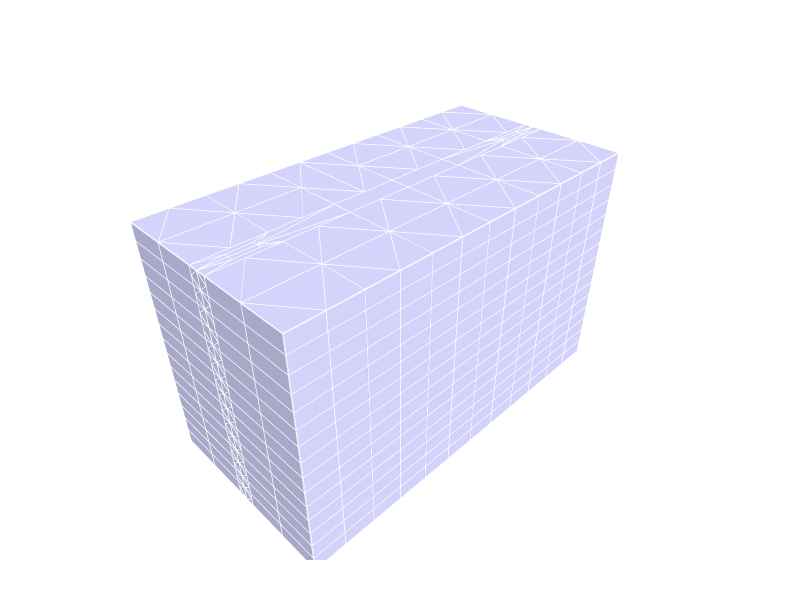

The notebook cell saved with this chart:
### Markdown cell above
## 6. Show the geometry

### Code cell
Topology.Show(objects,
              faceColor=[210,210,250],
              faceOpacity=1,
              edgeColor="white",
              edgeWidth=3,
              showVertices=False,
              backgroundColor="white",
              width=800,
              height=600,
              renderer = renderer)

### Figure 1 — Plotly figure (JSON) as saved in the notebook; plotly's stock layout.template omitted (floating-point values rounded to 4 significant figures; data arrays with more than 128 entries replaced by an {"elided": "..."} marker saying what was removed)
{"data": [{"hoverinfo": "text", "legendgroup": "2", "legendrank": 2, "line": {"color": "white", "dash": "solid", "width": 3}, "marker": {"size": 0}, "mode": "lines", "name": "1: default (Edges)", "showlegend": false, "text": "", "type": "scatter3d", "x": {"elided": "55980 float values"}, "y": {"elided": "55980 float values"}, "z": {"elided": "55980 float values"}}, {"cmax": 1, "cmin": 0, "color": "#D2D2FA", "colorscale": [[0, "#440154"], [0.1111, "#482878"], [0.2222, "#3e4989"], [0.3333, "#31688e"], [0.4444, "#26828e"], [0.5556, "#1f9e89"], [0.6667, "#35b779"], [0.7778, "#6ece58"], [0.8889, "#b5de2b"], [1, "#fde725"]], "flatshading": true, "hoverinfo": "text", "hovertext": "", "i": {"elided": "7500 int values"}, "j": {"elided": "7500 int values"}, "k": {"elided": "7500 int values"}, "legendgroup": "3", "legendrank": 3, "lighting": {"facenormalsepsilon": 0}, "name": "1: default (Faces)", "opacity": 1, "showlegend": false, "showscale": false, "text": "", "type": "mesh3d", "x": {"elided": "1700 float values"}, "y": {"elided": "1700 float values"}, "z": {"elided": "1700 float values"}}], "layout": {"autosize": true, "height": 600, "margin": {"b": 40, "l": 40, "r": 40, "t": 40}, "paper_bgcolor": "#FFFFFF", "plot_bgcolor": "#FFFFFF", "scene": {"aspectmode": "data", "camera": {"center": {"x": 0, "y": 0, "z": 0}, "eye": {"x": -1.25, "y": -1.25, "z": 1.25}, "projection": {"type": "perspective"}, "up": {"x": 0, "y": 0, "z": 1}}, "xaxis": {"visible": false}, "yaxis": {"visible": false}, "zaxis": {"visible": false}}, "showlegend": true, "width": 800, "xaxis": {"showgrid": false, "visible": false, "zeroline": false}, "yaxis": {"showgrid": false, "visible": false, "zeroline": false}}}
